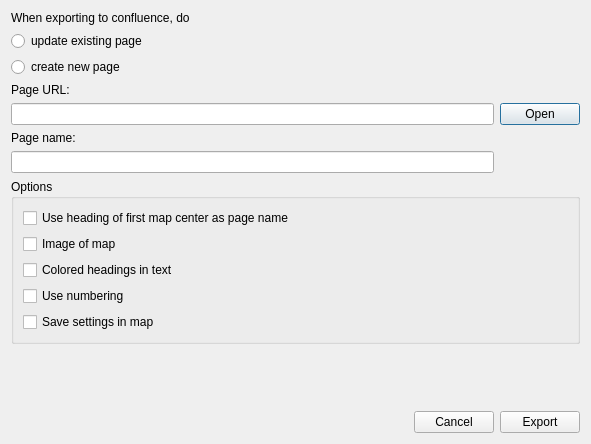
<?xml version="1.0" encoding="UTF-8"?>
<ui version="4.0">
 <class>ExportConfluenceDialog</class>
 <widget class="QDialog" name="ExportConfluenceDialog">
  <property name="geometry">
   <rect>
    <x>0</x>
    <y>0</y>
    <width>591</width>
    <height>444</height>
   </rect>
  </property>
  <property name="windowTitle">
   <string>Export Confluence</string>
  </property>
  <layout class="QVBoxLayout" name="verticalLayout_2">
   <item>
    <widget class="QLabel" name="exportModeLabel">
     <property name="text">
      <string>When exporting to confluence, do</string>
     </property>
    </widget>
   </item>
   <item>
    <widget class="QRadioButton" name="updatePageButton">
     <property name="text">
      <string>update existing page</string>
     </property>
     <attribute name="buttonGroup">
      <string notr="true">buttonGroup</string>
     </attribute>
    </widget>
   </item>
   <item>
    <widget class="QRadioButton" name="createPageButton">
     <property name="text">
      <string>create new page</string>
     </property>
     <attribute name="buttonGroup">
      <string notr="true">buttonGroup</string>
     </attribute>
    </widget>
   </item>
   <item>
    <widget class="QLabel" name="URLLabel">
     <property name="text">
      <string>Page URL:</string>
     </property>
    </widget>
   </item>
   <item>
    <layout class="QGridLayout" name="gridLayout">
     <item row="0" column="0">
      <widget class="QLineEdit" name="lineEditURL">
       <property name="sizePolicy">
        <sizepolicy hsizetype="Minimum" vsizetype="Fixed">
         <horstretch>0</horstretch>
         <verstretch>0</verstretch>
        </sizepolicy>
       </property>
      </widget>
     </item>
     <item row="0" column="1">
      <widget class="QPushButton" name="openPageButton">
       <property name="text">
        <string>Open</string>
       </property>
       <property name="icon">
        <iconset resource="../vym.qrc">
         <normaloff>:/flag-url.svg</normaloff>:/flag-url.svg</iconset>
       </property>
      </widget>
     </item>
     <item row="1" column="0">
      <widget class="QLabel" name="pageNameLabel">
       <property name="sizePolicy">
        <sizepolicy hsizetype="Expanding" vsizetype="Preferred">
         <horstretch>0</horstretch>
         <verstretch>0</verstretch>
        </sizepolicy>
       </property>
       <property name="text">
        <string>Page name:</string>
       </property>
      </widget>
     </item>
     <item row="2" column="0">
      <widget class="QLineEdit" name="lineEditPageName">
       <property name="sizePolicy">
        <sizepolicy hsizetype="Minimum" vsizetype="Fixed">
         <horstretch>0</horstretch>
         <verstretch>0</verstretch>
        </sizepolicy>
       </property>
      </widget>
     </item>
    </layout>
   </item>
   <item>
    <widget class="QGroupBox" name="groupBox">
     <property name="title">
      <string>Options</string>
     </property>
     <layout class="QVBoxLayout" name="verticalLayout">
      <item>
       <widget class="QCheckBox" name="mapCenterToPageNameCheckBox">
        <property name="text">
         <string>Use heading of first map center as page name</string>
        </property>
       </widget>
      </item>
      <item>
       <widget class="QCheckBox" name="imageCheckBox">
        <property name="text">
         <string>Image of map</string>
        </property>
       </widget>
      </item>
      <item>
       <widget class="QCheckBox" name="textColorCheckBox">
        <property name="text">
         <string>Colored headings in text</string>
        </property>
       </widget>
      </item>
      <item>
       <widget class="QCheckBox" name="useNumberingCheckBox">
        <property name="text">
         <string>Use numbering</string>
        </property>
       </widget>
      </item>
      <item>
       <widget class="QCheckBox" name="saveSettingsInMapCheckBox">
        <property name="text">
         <string>Save settings in map</string>
        </property>
       </widget>
      </item>
     </layout>
    </widget>
   </item>
   <item>
    <spacer name="verticalSpacer">
     <property name="orientation">
      <enum>Qt::Vertical</enum>
     </property>
     <property name="sizeHint" stdset="0">
      <size>
       <width>20</width>
       <height>40</height>
      </size>
     </property>
    </spacer>
   </item>
   <item>
    <layout class="QHBoxLayout" name="horizontalLayout">
     <item>
      <spacer name="spacer">
       <property name="orientation">
        <enum>Qt::Horizontal</enum>
       </property>
       <property name="sizeType">
        <enum>QSizePolicy::Expanding</enum>
       </property>
       <property name="sizeHint" stdset="0">
        <size>
         <width>258</width>
         <height>21</height>
        </size>
       </property>
      </spacer>
     </item>
     <item>
      <widget class="QPushButton" name="cancelButton">
       <property name="text">
        <string>Cancel</string>
       </property>
      </widget>
     </item>
     <item>
      <widget class="QPushButton" name="exportButton">
       <property name="text">
        <string>Export</string>
       </property>
      </widget>
     </item>
    </layout>
   </item>
  </layout>
 </widget>
 <resources>
  <include location="../vym.qrc"/>
 </resources>
 <connections>
  <connection>
   <sender>cancelButton</sender>
   <signal>clicked()</signal>
   <receiver>ExportConfluenceDialog</receiver>
   <slot>reject()</slot>
   <hints>
    <hint type="sourcelabel">
     <x>451</x>
     <y>416</y>
    </hint>
    <hint type="destinationlabel">
     <x>295</x>
     <y>220</y>
    </hint>
   </hints>
  </connection>
 </connections>
 <buttongroups>
  <buttongroup name="buttonGroup"/>
 </buttongroups>
</ui>
